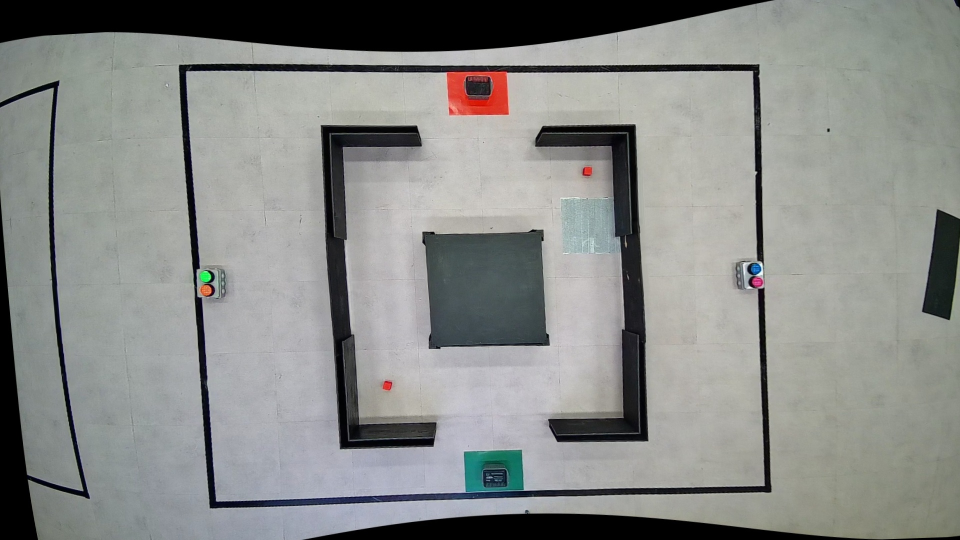
#> input picture datasets/upper_camera_polygon/0frame+1 (11).jpg, 1920 x 1080 px, found by its file name (shown at 1/2 size); its folder holds only this picture in this run
$ python convert.py
#> lines starting #> are read from the running program, lines starting #| are printed output that depends on the picture
import os
import cv2

file = "0frame+0 (3).jpg"


idx = 0
for file in os.listdir("../upper_camera_polygon"):
    if not file.endswith(".jpg"):
        continue
    label = []
    image = cv2.imread('../upper_camera_polygon/' + file)
#> image is the input picture: shape (1080, 1920, 3); mean B, G, R 136.1, 138.8, 136.8
    image = cv2.resize(image, (512, 512))
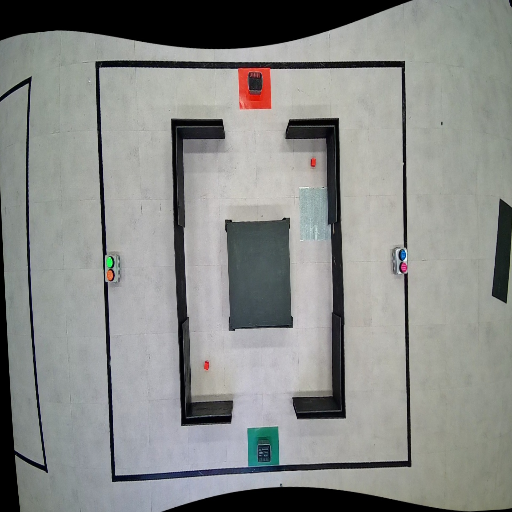
#> image: shape (512, 512, 3); mean B, G, R 136, 138.6, 136.7

#> (the run stopped early here; a loop or call above may not have finished)
